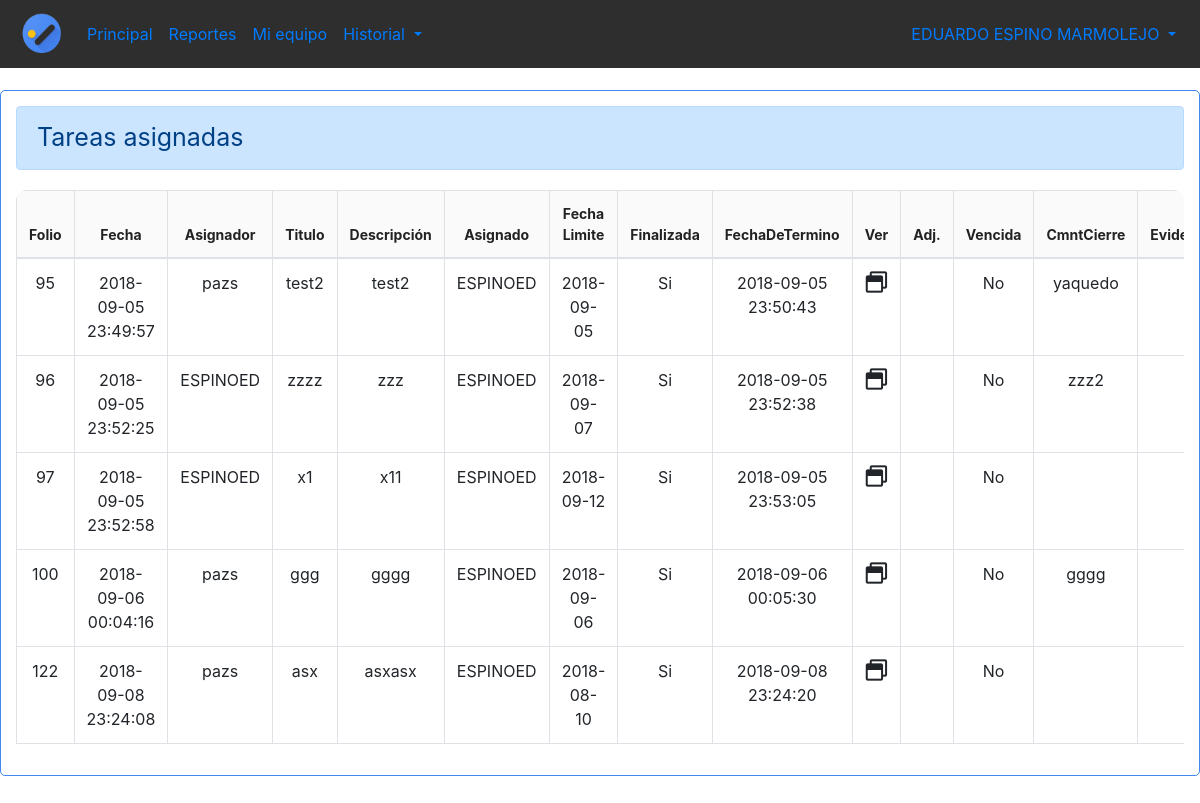
The app's page /TareasAsignadas.php (signed in) with its own data.
### tables this page shows
CREATE TABLE IF NOT EXISTS `tareascargadas` (
  `id` int(11) NOT NULL AUTO_INCREMENT,
  `Fecha` datetime DEFAULT NULL,
  `Asignador` varchar(150) DEFAULT NULL,
  `TituloTarea` text,
  `Descripcion` text,
  `Asignado` varchar(150) DEFAULT NULL,
  `FechaLimite` text,
  `Vencida` int(10) DEFAULT NULL,
  `Terminada` int(2) DEFAULT NULL,
  `FechaDeTermino` datetime DEFAULT NULL,
  `Adjunto` varchar(350) DEFAULT NULL,
  `ComentarioDeCierre` text NOT NULL,
  `EvidenciaDeCierreAdjunto` text NOT NULL,
  PRIMARY KEY (`id`)
);

### TareasAsignadas.php (the view, shortened to what this page needs)
<?php
  include 'MasterPage.php';
  include("Classes/CConection.php");
  $User= $_SESSION['User'];
  $consulta2=<<<SQL
SELECT * FROM `tareascargadas` WHERE `Asignado`='$User'
SQL;
$Tareas =mysqli_query($connect,$consulta2);
?>
<link rel="stylesheet" type="text/css" href="https://cdn.datatables.net/v/bs4/dt-1.10.18/datatables.min.css" />
<div class="container-fluid" style="max-width: 1850px;background-color: transparent;padding: 15px;margin-top: 90px;border: 1px solid #4285F4;border-radius: 5px">
  <div class="row">
    <div class="col-sm-12">
      <div class="alert alert-primary" role="alert" style='font-size: 25px;'>
        Tareas asignadas
      </div>
      <div class="table-responsive" style="border-radius: 10px;margin-top: 20px">
        <table class="table  table-bordered table-hover table-condensed tab" id="table" style="background-color: #ffffff;text-align: center;vertical-align: middle;">
          <thead>
            <tr style="background-color: #fafafa">
              <th style="font-size: 14px;color: #222;width: 20px">Folio</th>
              <th style="font-size: 14px;color: #222;width: 70px">Fecha</th>
              <th style="font-size: 14px;color: #222;width: 60px">Asignador</th>
              <th style="font-size: 14px;color: #222">Titulo</th>
              <th style="font-size: 14px;color: #222">Descripción</th>
              <th style="font-size: 14px;color: #222;width: 60px">Asignado</th>
              <th style="font-size: 14px;color: #222;width: 90px">Fecha Limite</th>
              <th style="font-size: 14px;color: #222;width: 90px">Finalizada</th>
              <th style="font-size: 14px;color: #222;width: 90px">FechaDeTermino</th>
              <th style="font-size: 14px;color: #222;width: 20px">Ver</th>
              <th style="font-size: 14px;color: #222;width: 1px">Adj.</th>
              <th style="font-size: 14px;color: #222;width: 1px">Vencida</th>
              <th style="font-size: 14px;color: #222;width: 1px">CmntCierre</th>
              <th style="font-size: 14px;color: #222;width: 1px">Evidencia</th>
            </tr>
          </thead>
          <tbody>
            <?php
                                        while ($columna=mysqli_fetch_assoc($Tareas))
                                        {
                                            echo "<tr >";
                                            echo "<td>$columna[id]</td>";
                                            echo "<td>$columna[Fecha]</td>";
                                            echo "<td>$columna[Asignador]</td>";
                                            echo "<td>$columna[TituloTarea]</td>";
                                            echo "<td>";
                                            if(strlen($columna['Descripcion']) > 200){
                                              echo substr($columna['Descripcion'], 0, 200).'...   '.'<span style="color: #4285F4">Mas</span>';echo "</td>";
                                            }else{
                                              echo $columna['Descripcion'] ;
                                            }
                                            echo "<td>$columna[Asignado]</td>";
                                            echo "<td>$columna[FechaLimite]</td>";
                                            if($columna['Terminada']=="1"){
                                                echo "<td><label>Si</label></td>";
                                            }else{
                                                echo "<td><label>No</label></td>";
                                            }
                                            echo "<td>$columna[FechaDeTermino]</td>";
                                            echo "<td><span align='right'><a class='VerModalTareaDesglosada' id='$columna[id]'><i class='far fa-window-restore  fa-lg'></xi></a></span></td>";
                                            if($columna['Adjunto']==""){
                                              echo "<td><label></label></td>";
                                            }else{
                                              echo "<form action='Classes/Querys.php' method='post'>";
                                              echo "<input type='hidden'  value='$columna[Adjunto]'  name='NombreFile'/>";
                                              echo "<td><button type='submit' class=' btn btn-success far fa-file-alt  fa-lg btn-sm'>       </button></td>";
                                              echo "</form>";
                                            }
                                            if ($columna['Vencida']=="0"){
                                              echo "<td><label>No</label></td>";
                                            }else{
                                              echo "<td><label>Si</label></td>";
                                            }
                                            echo "<td>$columna[ComentarioDeCierre]</td>";
                                            if($columna['EvidenciaDeCierreAdjunto']==""){
                                              echo "<td><label></label></td>";
                                            }else{
                                              echo "<form action='Classes/Querys.php' method='post'>";
                                              echo "<input type='hidden'  value='$columna[EvidenciaDeCierreAdjunto]'  name='NombreFileEndTask'/>";
                                              echo "<td><button type='submit' class=' btn btn-success far fa-file-alt  fa-lg btn-sm'>       </button></td>";
                                              echo "</form>";
                                            }
                                            if ($columna['Asignador']==$User){
                                              echo "<form action='Classes/Querys.php' method='post'>";
                                            }else{
                                                echo "<td>  <label>Ninguna</label>";
                                            }
                                            echo "</form></td>";
                                            echo "</tr>";
                                        }
                                        ?>
          </tbody>
        </table>
      </div>
    </div>
  </div>
</div>

### records on screen
tareascargadas: id "95", Fecha "2018-09-05 23:49:57", Asignador "pazs", TituloTarea "test2", Descripcion "test2", Asignado "ESPINOED", FechaLimite "2018-09-05", Terminada "Si", FechaDeTermino "2018-09-05 23:50:43", Vencida "No", ComentarioDeCierre "yaquedo"
tareascargadas: id "96", Fecha "2018-09-05 23:52:25", Asignador "ESPINOED", TituloTarea "zzzz", Descripcion "zzz", Asignado "ESPINOED", FechaLimite "2018-09-07", Terminada "Si", FechaDeTermino "2018-09-05 23:52:38", Vencida "No", ComentarioDeCierre "zzz2"
tareascargadas: id "97", Fecha "2018-09-05 23:52:58", Asignador "ESPINOED", TituloTarea "x1", Descripcion "x11", Asignado "ESPINOED", FechaLimite "2018-09-12", Terminada "Si", FechaDeTermino "2018-09-05 23:53:05", Vencida "No"
tareascargadas: id "100", Fecha "2018-09-06 00:04:16", Asignador "pazs", TituloTarea "ggg", Descripcion "gggg", Asignado "ESPINOED", FechaLimite "2018-09-06", Terminada "Si", FechaDeTermino "2018-09-06 00:05:30", Vencida "No", ComentarioDeCierre "gggg"
tareascargadas: id "122", Fecha "2018-09-08 23:24:08", Asignador "pazs", TituloTarea "asx", Descripcion "asxasx", Asignado "ESPINOED", FechaLimite "2018-08-10", Terminada "Si", FechaDeTermino "2018-09-08 23:24:20", Vencida "No"

### other values on screen
$User "EDUARDO ESPINO MARMOLEJO"
